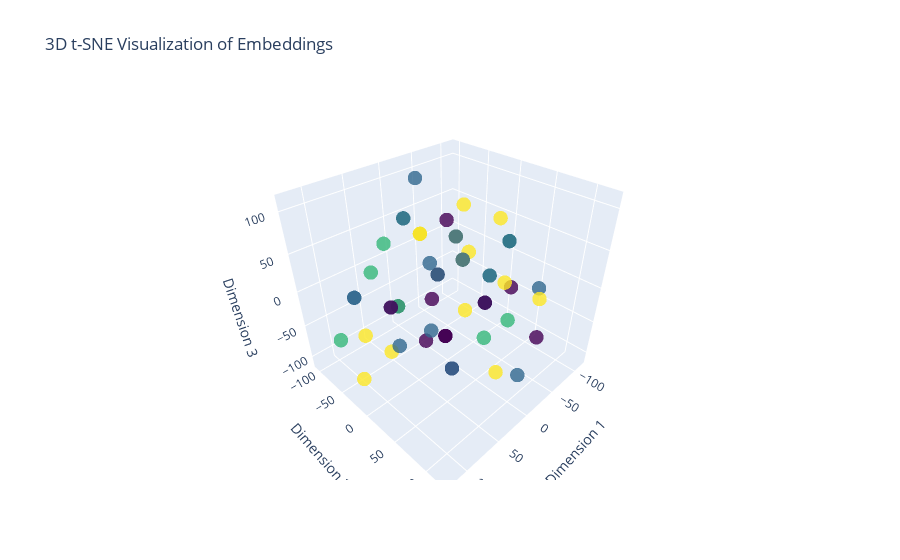

Notebook code for this chart:
### Markdown cell above
This code snippet provides a summary for generating a 3D t-SNE visualization of embeddings using Plotly. It demonstrates how words that are similar to each other are positioned closer together.

### Code cell
# Get the first batch from the validation data
batch = next(iter(valid_dataloader))

# Extract the text and offsets from the batch
label, text, offsets = batch

# Send the data to the device (GPU if available)
text = text.to(device)
offsets = offsets.to(device)

# Get the embeddings bag output for the batch
embedded = model.embedding(text, offsets)

# Convert the embeddings tensor to a numpy array
embeddings_numpy = embedded.detach().cpu().numpy()

# Perform t-SNE on the embeddings to reduce their dimensionality to 3D.
X_embedded_3d = TSNE(n_components=3).fit_transform(embeddings_numpy)

# Create a 3D scatter plot using Plotly
trace = go.Scatter3d(
    x=X_embedded_3d[:, 0],
    y=X_embedded_3d[:, 1],
    z=X_embedded_3d[:, 2],
    mode='markers',
    marker=dict(
        size=5,
        color=label.numpy(),  # Use label information for color
        colorscale='Viridis',  # Choose a colorscale
        opacity=0.8
    )
)

layout = go.Layout(title="3D t-SNE Visualization of Embeddings",
                   scene=dict(xaxis_title='Dimension 1',
                              yaxis_title='Dimension 2',
                              zaxis_title='Dimension 3'))

fig = go.Figure(data=[trace], layout=layout)
fig.show()

### Figure 1 — Plotly figure (JSON) as saved in the notebook; plotly's stock layout.template omitted (floating-point values rounded to 4 significant figures)
{"data": [{"marker": {"color": [3, 2, 3, 0, 3, 2, 2, 3, 1, 1, 0, 3, 1, 0, 1, 2, 3, 3, 1, 3, 0, 0, 2, 1, 1, 1, 0, 3, 1, 2, 1, 1, 2, 0, 2, 0, 1, 3, 1, 0, 2, 1, 3, 1, 2, 0, 1, 0, 3, 3, 0, 1, 1, 1, 1, 2, 3, 1, 0, 0, 1, 0, 3, 3], "colorscale": [[0, "#440154"], [0.1111, "#482878"], [0.2222, "#3e4989"], [0.3333, "#31688e"], [0.4444, "#26828e"], [0.5556, "#1f9e89"], [0.6667, "#35b779"], [0.7778, "#6ece58"], [0.8889, "#b5de2b"], [1, "#fde725"]], "opacity": 0.8, "size": 5}, "mode": "markers", "type": "scatter3d", "x": [-99.79, 33.16, 76.25, -9.727, -57.2, 122.2, -43.33, 117.0, -39.12, 78.7, -53.71, -53.71, -9.727, -44.69, -46.97, 39.32, -22.01, -9.727, 18.24, 44.24, 30.6, 44.24, 5.127, 39.32, -53.71, -9.768, 13.72, -56.76, 5.127, -67.3, 78.7, -9.727, 36.93, 19.3, 30.6, 13.72, 5.127, 102.2, 5.127, 5.127, 40.45, -14.16, -14.16, 66.34, -43.33, 13.72, 44.24, 1.334, -114.8, -53.71, 49.72, -53.71, -43.33, 49.72, 36.93, -3.549, -14.16, 68.65, 68.65, -103.0, 55.81, -77.91, -103.8, -48.82], "y": [-58.89, -105.0, -67.42, 3.527, -24.11, -44.49, 51.22, -16.28, 97.97, -76.91, -26.86, -26.86, 3.527, 99.84, -81.67, 93.94, 62.73, 3.527, 121.6, 30.97, -56.94, 30.97, 61.83, 93.94, -26.86, -60.6, 9.981, -29.6, 61.83, 40.96, -76.91, 3.527, -27.4, -6.174, -56.94, 9.981, 61.83, 21.21, 61.83, 61.83, -61.43, -61.34, -61.34, -12.4, 51.22, 9.981, 30.97, -40.13, -19.06, -26.86, 56.97, -26.86, 51.22, 56.97, -27.4, 55.93, -61.34, -19.66, -19.66, 15.73, 31.59, -80.12, 60.9, 45.31], "z": [-20.21, -14.45, -70.66, 62.68, -79.94, -34.96, 62.5, -79.02, 25.96, -16.02, 0.9461, 0.9461, 62.68, -44.66, -25.33, 76.77, -111.1, 62.68, -44.29, 50.92, -43.72, 50.92, 11.23, 76.77, 0.9461, 111.3, -61.84, 74.39, 11.23, -66.01, -16.02, 62.68, 90.05, -11.95, -43.72, -61.84, 11.23, -22.17, 11.23, 11.23, 47.72, 39.63, 39.63, -58.6, 62.5, -61.84, 50.92, -108.7, 40.03, 0.9461, -57.99, 0.9461, 62.5, -57.99, 90.05, -47.12, 39.63, -4.857, -4.857, -44.83, -15.21, 28.96, -41.16, 3.04]}], "layout": {"scene": {"xaxis": {"title": {"text": "Dimension 1"}}, "yaxis": {"title": {"text": "Dimension 2"}}, "zaxis": {"title": {"text": "Dimension 3"}}}, "title": {"text": "3D t-SNE Visualization of Embeddings"}}}
